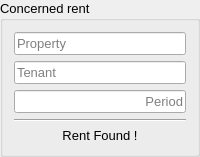
    <widget class="QGroupBox" name="groupBox_5">
     <property name="sizePolicy">
      <sizepolicy hsizetype="Preferred" vsizetype="Preferred">
       <horstretch>0</horstretch>
       <verstretch>0</verstretch>
      </sizepolicy>
     </property>
     <property name="font">
      <font>
       <pointsize>10</pointsize>
      </font>
     </property>
     <property name="title">
      <string>Concerned rent</string>
     </property>
     <layout class="QVBoxLayout" name="verticalLayout">
      <item>
       <widget class="QLineEdit" name="le_info_property">
        <property name="sizePolicy">
         <sizepolicy hsizetype="Expanding" vsizetype="Maximum">
          <horstretch>0</horstretch>
          <verstretch>0</verstretch>
         </sizepolicy>
        </property>
        <property name="font">
         <font>
          <pointsize>10</pointsize>
         </font>
        </property>
        <property name="styleSheet">
         <string notr="true"/>
        </property>
        <property name="readOnly">
         <bool>true</bool>
        </property>
        <property name="placeholderText">
         <string>Property</string>
        </property>
       </widget>
      </item>
      <item>
       <widget class="QLineEdit" name="le_info_tenant">
        <property name="sizePolicy">
         <sizepolicy hsizetype="Expanding" vsizetype="Maximum">
          <horstretch>0</horstretch>
          <verstretch>0</verstretch>
         </sizepolicy>
        </property>
        <property name="font">
         <font>
          <pointsize>10</pointsize>
         </font>
        </property>
        <property name="styleSheet">
         <string notr="true"/>
        </property>
        <property name="readOnly">
         <bool>true</bool>
        </property>
        <property name="placeholderText">
         <string>Tenant</string>
        </property>
       </widget>
      </item>
      <item>
       <widget class="QLineEdit" name="le_info_period">
        <property name="sizePolicy">
         <sizepolicy hsizetype="Expanding" vsizetype="Maximum">
          <horstretch>0</horstretch>
          <verstretch>0</verstretch>
         </sizepolicy>
        </property>
        <property name="font">
         <font>
          <pointsize>10</pointsize>
         </font>
        </property>
        <property name="styleSheet">
         <string notr="true"/>
        </property>
        <property name="alignment">
         <set>Qt::AlignmentFlag::AlignRight|Qt::AlignmentFlag::AlignTrailing|Qt::AlignmentFlag::AlignVCenter</set>
        </property>
        <property name="readOnly">
         <bool>true</bool>
        </property>
        <property name="placeholderText">
         <string>Period</string>
        </property>
       </widget>
      </item>
      <item>
       <spacer name="verticalSpacer">
        <property name="font">
         <font>
          <pointsize>10</pointsize>
         </font>
        </property>
        <property name="orientation">
         <enum>Qt::Orientation::Vertical</enum>
        </property>
        <property name="sizeHint" stdset="0">
         <size>
          <width>0</width>
          <height>0</height>
         </size>
        </property>
       </spacer>
      </item>
      <item>
       <widget class="Line" name="line">
        <property name="font">
         <font>
          <pointsize>10</pointsize>
         </font>
        </property>
        <property name="orientation">
         <enum>Qt::Orientation::Horizontal</enum>
        </property>
       </widget>
      </item>
      <item>
       <widget class="QLabel" name="label_13">
        <property name="sizePolicy">
         <sizepolicy hsizetype="Minimum" vsizetype="Maximum">
          <horstretch>0</horstretch>
          <verstretch>0</verstretch>
         </sizepolicy>
        </property>
        <property name="font">
         <font>
          <pointsize>10</pointsize>
         </font>
        </property>
        <property name="styleSheet">
         <string notr="true"/>
        </property>
        <property name="text">
         <string>Rent Found !</string>
        </property>
        <property name="alignment">
         <set>Qt::AlignmentFlag::AlignCenter</set>
        </property>
       </widget>
      </item>
     </layout>
    </widget>
